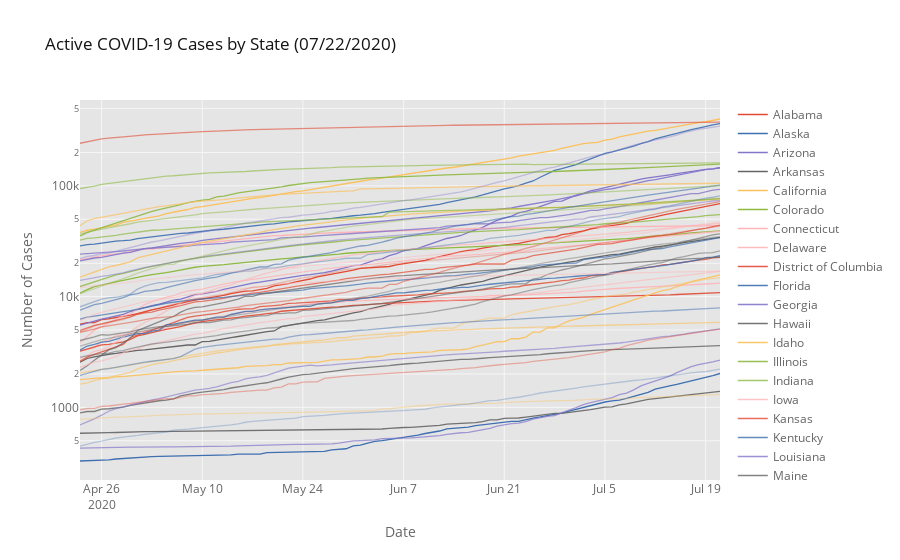

The code cell stored with this chart in its notebook:
### Code cell
# plot active cases by state
states_active = grouped_states.reset_index().pivot(index='Date', columns='State', values='Active').iplot(
    kind='lines', yaxis_type='log', theme='ggplot', connectgaps=True, asFigure=True,
    title='Active COVID-19 Cases by State ({})'.format(today), yaxis_title='Number of Cases', xaxis_title='Date')

states_active
